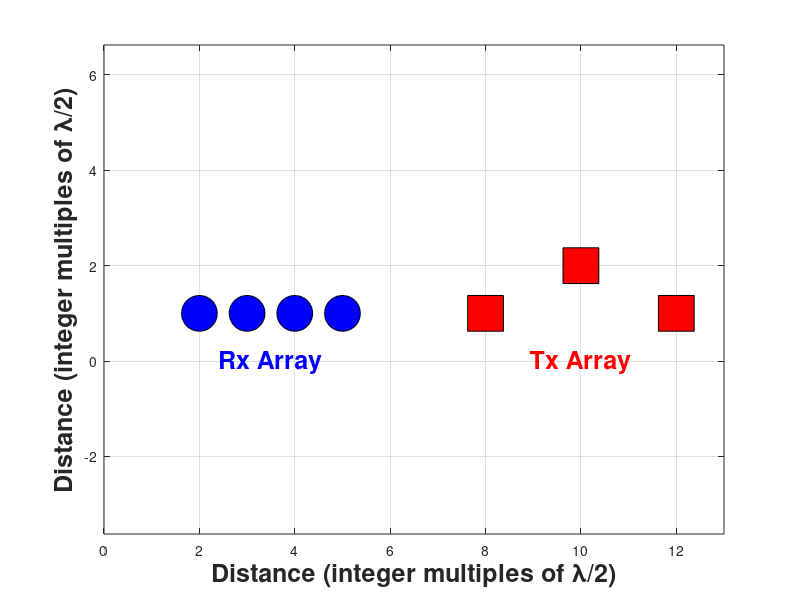
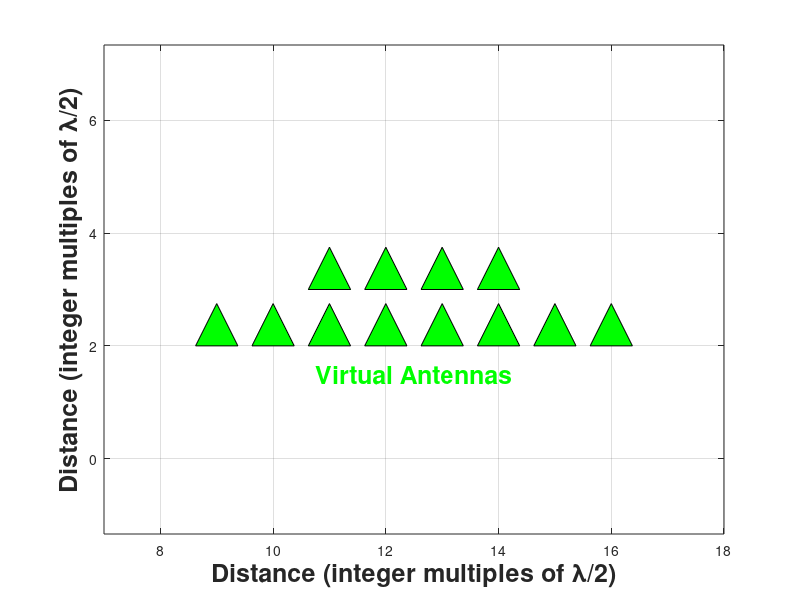

Here is the MATLAB script that generated these plots, in order:
% SPS Short Course: Radar Signal Processing Mastery
% Theory and Hands-On Applications with mmWave MIMO Radar Sensors
% Date: 7-11 October 2024
% Time: 9:00AM-11:00AM ET (New York Time)
% Presenter: Mohammad Alaee-Kerahroodi
close all;
clear;
clc;

Nt = 3;
Nr = 4;

txAntpos = zeros(Nt*Nr, Nt*Nr);
txAntpos(1, Nt + Nr + 1) = 1;
txAntpos(1, Nt + Nr + 5) = 1;
txAntpos(2, Nt + Nr + 3) = 1;

rxAntpos = zeros(Nt*Nr, Nr*Nt);
rxAntpos(1, 1:Nr) = 1;

VAantpos = conv2(txAntpos, rxAntpos);

% Define the shapes
shapeSize = 0.75; % Size of the shapes
fontSize = 18;

% Plotting transmit and receive antennas
figure('Position', [100, 100, 800, 600]);
hold on;

% Plot transmit antennas as rectangles
for i = 1:Nt*Nr
    for j = 1:Nt*Nr
        if txAntpos(i, j) == 1
            rectangle('Position', [j - shapeSize/2, i - shapeSize/2, shapeSize, shapeSize], ...
                      'FaceColor', 'r', 'EdgeColor', 'k'); % Blue rectangles
        end
        if rxAntpos(i, j) == 1
            rectangle('Position', [j + 1 - shapeSize/2, i - shapeSize/2, shapeSize, shapeSize], ...
                      'Curvature', [1, 1], 'FaceColor', 'b', 'EdgeColor', 'k'); % Filled red circles
        end
    end
end

% Adding labels for Tx and Rx arrays
text(Nt*Nr - 2, 0.0, 'Tx Array', 'FontWeight', 'bold', 'Color', 'r', 'HorizontalAlignment', 'center','FontSize',fontSize);
text(Nr - 0.5, 0.0, 'Rx Array', 'FontWeight', 'bold', 'Color', 'b', 'HorizontalAlignment', 'center','FontSize',fontSize);

% Setting axes and labels
axis equal;
box on;
grid on;
hold off;
xlabel('Distance (integer multiples of \lambda/2)', 'FontWeight', 'bold','FontSize',fontSize);
ylabel('Distance (integer multiples of \lambda/2)', 'FontWeight', 'bold','FontSize',fontSize);
xlim([0, Nt*Nr + 1])

% Plotting virtual antennas
figure('Position', [100, 100, 800, 600]);
hold on;

% Plot virtual antennas as triangles
for i = 1:size(VAantpos, 1)
    for j = 1:size(VAantpos, 2)
        if VAantpos(i, j) == 1
            triangle_x = [j + 1 - shapeSize/2, j + 1, j + 1 + shapeSize/2];
            triangle_y = [i + 1, i + shapeSize + 1, i + 1];
            fill(triangle_x, triangle_y, 'g', 'EdgeColor', 'k'); % Green triangles
        end
    end
end

% Adding label for virtual antennas
text(Nt*Nr + 0.5, 1.5, 'Virtual Antennas', 'FontWeight', 'bold', 'Color', 'g', 'HorizontalAlignment', 'center','FontSize',fontSize);

% Setting axes and labels
axis equal;
box on;
grid on;
hold off;
xlabel('Distance (integer multiples of \lambda/2)', 'FontWeight', 'bold','FontSize',fontSize);
ylabel('Distance (integer multiples of \lambda/2)', 'FontWeight', 'bold','FontSize',fontSize);
xlim([Nt*Nr/2 + 1, Nt*Nr + Nt*Nr/2])
